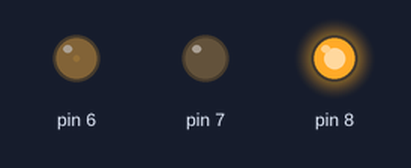
A sketch run on a simulated Arduino Uno, built with avr-gcc and run on an emulated ATmega328P. On the bench: output pins drawn as LEDs (lit = HIGH).

Above: at 0.05 s.
At 0.6 s:
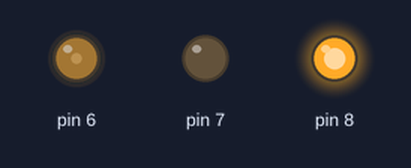
At 2.05 s:
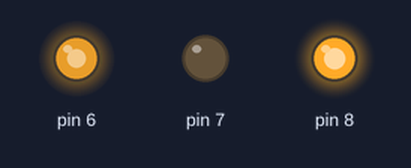
At 2.6 s:
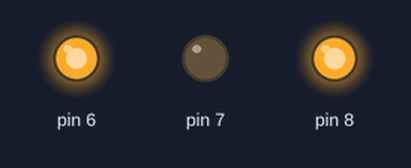
At 4.05 s:
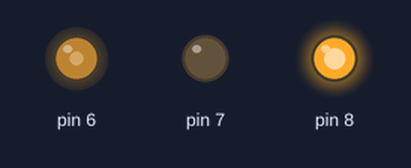
At 8.05 s:
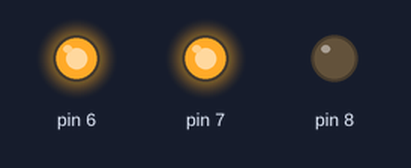
Timing chart, 0 to 9.3 s (numbered marks = the images above):
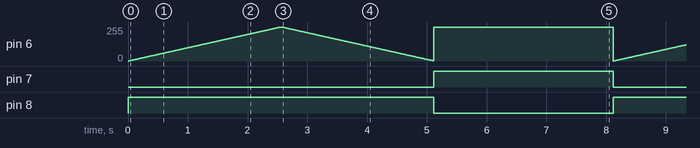

Measured:
- by itself, pin 7: alternates HIGH for 3.0 s and LOW for 5.1 s
- by itself, pin 8: alternates HIGH for 5.1 s and LOW for 3.0 s

The sketch:

EngineCtrl.ino
```cpp
void setup() {
  pinMode(6, OUTPUT);
  digitalWrite(6, HIGH);

  pinMode(7, OUTPUT);
  pinMode(8, OUTPUT);
}

void loop() {
  for(int i = 0; i <= 255; i++)
  {
    analogWrite(6, i);
    digitalWrite(7, LOW);
    digitalWrite(8, HIGH);
    delay(10);
  }
  for(int i = 255; i > 0; i--)
  {
    analogWrite(6, i);
    digitalWrite(7, LOW);
    digitalWrite(8, HIGH);
    delay(10);
  }
  analogWrite(6, 255);
  digitalWrite(7, HIGH);
  digitalWrite(8, LOW);
  delay(3000);

}
```
